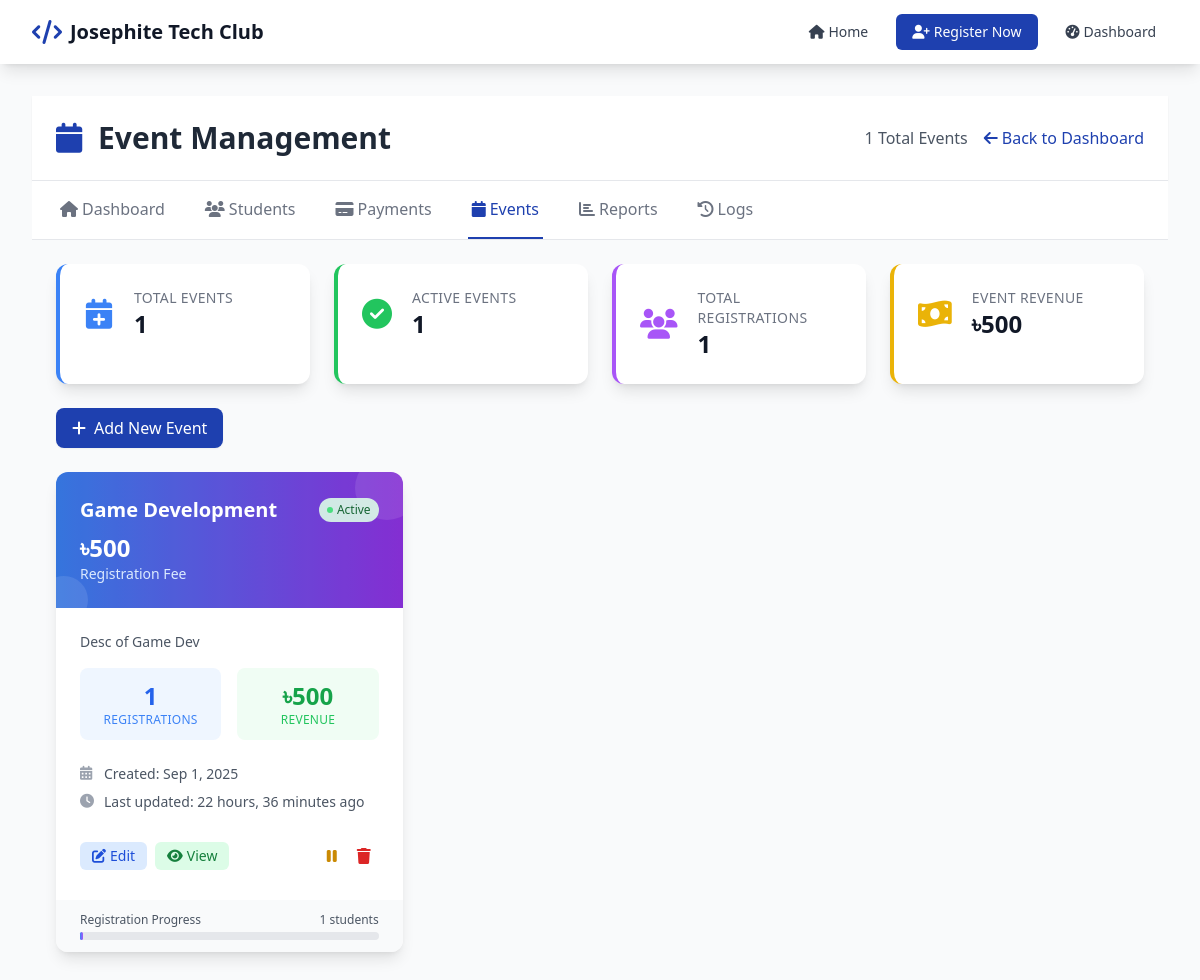
Page /dashboard/events/ (signed in) on the committed database.
### registration/models.py (models this page shows, shortened)
class Event(models.Model):
    name = models.CharField(max_length=200)
    description = models.TextField()
    fee = models.DecimalField(
    max_digits=10,
    decimal_places=2,
    default=500.00,
    validators=[MinValueValidator(Decimal('0.01'))]   # ✅ fixed
    )
    is_active = models.BooleanField(default=True)
    max_participants = models.PositiveIntegerField(null=True, blank=True)
    created_at = models.DateTimeField(auto_now_add=True)
    updated_at = models.DateTimeField(auto_now=True)
    class Meta:
        ordering = ['-created_at']

### registration/admin_views.py (the view)
# urls.py: path('dashboard/events/', admin_views.event_list, name='admin_events'),
@staff_member_required
def event_list(request):
    events = Event.objects.annotate(
        registration_count=Count('student'),
        total_revenue=Sum('student__payments__amount',
                         filter=Q(student__payments__status='SUCCESS'))
    ).order_by('-created_at')
    context = {
        'events': events,
    }
    return render(request, 'admin/event_list.html', context)

### templates/admin/event_list.html (shortened to what this page needs)
{% extends 'base.html' %}
{% block content %}
<div class="min-h-screen bg-gray-50">
    <div class="bg-white shadow-sm border-b">
        <div class="flex items-center justify-between p-6">
            <h1 class="text-3xl font-bold text-gray-800">
                <i class="fas fa-calendar text-primary mr-2"></i>
                Event Management
            </h1>
            <div class="flex items-center space-x-4">
                <span class="text-gray-600">{{ events.count }} Total Events</span>
                <a href="{% url 'admin_dashboard' %}" class="text-primary hover:text-blue-700 transition-colors">
                    <i class="fas fa-arrow-left mr-1"></i>Back to Dashboard
                </a>
            </div>
        </div>
    </div>
    <div class="bg-white border-b">
        <nav class="flex space-x-8 px-6">
            <a href="{% url 'admin_dashboard' %}" class="py-4 px-1 border-b-2 border-transparent text-gray-500 hover:text-gray-700 hover:border-gray-300 transition-colors">
                <i class="fas fa-home mr-1"></i>Dashboard
            </a>
            <a href="{% url 'admin_students' %}" class="py-4 px-1 border-b-2 border-transparent text-gray-500 hover:text-gray-700 hover:border-gray-300 transition-colors">
                <i class="fas fa-users mr-1"></i>Students
            </a>
            <a href="{% url 'admin_payments' %}" class="py-4 px-1 border-b-2 border-transparent text-gray-500 hover:text-gray-700 hover:border-gray-300 transition-colors">
                <i class="fas fa-credit-card mr-1"></i>Payments
            </a>
            <a href="{% url 'admin_events' %}" class="py-4 px-1 border-b-2 border-primary text-primary font-medium">
                <i class="fas fa-calendar mr-1"></i>Events
            </a>
            <a href="{% url 'admin_reports' %}" class="py-4 px-1 border-b-2 border-transparent text-gray-500 hover:text-gray-700 hover:border-gray-300 transition-colors">
                <i class="fas fa-chart-bar mr-1"></i>Reports
            </a>
            <a href="{% url 'admin_logs' %}" class="py-4 px-1 border-b-2 border-transparent text-gray-500 hover:text-gray-700 hover:border-gray-300 transition-colors">
                <i class="fas fa-history mr-1"></i>Logs
            </a>
        </nav>
    </div>
    <div class="grid grid-cols-1 md:grid-cols-4 gap-6 p-6">
        <div class="bg-white rounded-xl shadow-lg p-6 border-l-4 border-blue-500">
            <div class="flex items-center">
                <div class="flex-shrink-0">
                    <i class="fas fa-calendar-plus text-3xl text-blue-500"></i>
                </div>
                <div class="ml-5 w-0 flex-1">
                    <dl>
                        <dt class="text-sm font-medium text-gray-500 uppercase tracking-wide">Total Events</dt>
                        <dd class="text-2xl font-bold text-gray-900">{{ events.count }}</dd>
                    </dl>
                </div>
            </div>
        </div>
        <div class="bg-white rounded-xl shadow-lg p-6 border-l-4 border-green-500">
            <div class="flex items-center">
                <div class="flex-shrink-0">
                    <i class="fas fa-check-circle text-3xl text-green-500"></i>
                </div>
                <div class="ml-5 w-0 flex-1">
                    <dl>
                        <dt class="text-sm font-medium text-gray-500 uppercase tracking-wide">Active Events</dt>
                        <dd class="text-2xl font-bold text-gray-900">
                            {% for event in events %}{% if event.is_active %}{{ forloop.counter }}{% endif %}{% empty %}0{% endfor %}
                        </dd>
                    </dl>
                </div>
            </div>
        </div>
        <div class="bg-white rounded-xl shadow-lg p-6 border-l-4 border-purple-500">
            <div class="flex items-center">
                <div class="flex-shrink-0">
                    <i class="fas fa-users text-3xl text-purple-500"></i>
                </div>
                <div class="ml-5 w-0 flex-1">
                    <dl>
                        <dt class="text-sm font-medium text-gray-500 uppercase tracking-wide">Total Registrations</dt>
                        <dd class="text-2xl font-bold text-gray-900">
                            {% for event in events %}{{ event.registration_count|add:0 }}{% empty %}0{% endfor %}
                        </dd>
                    </dl>
                </div>
            </div>
        </div>
        <div class="bg-white rounded-xl shadow-lg p-6 border-l-4 border-yellow-500">
            <div class="flex items-center">
                <div class="flex-shrink-0">
                    <i class="fas fa-money-bill-wave text-3xl text-yellow-500"></i>
                </div>
                <div class="ml-5 w-0 flex-1">
                    <dl>
                        <dt class="text-sm font-medium text-gray-500 uppercase tracking-wide">Event Revenue</dt>
                        <dd class="text-2xl font-bold text-gray-900">
                            ৳{% for event in events %}{{ event.total_revenue|add:0 }}{% empty %}0{% endfor %}
                        </dd>
                    </dl>
                </div>
            </div>
        </div>
    </div>
    <div class="px-6 mb-6">
        <a href="/admin/registration/event/add/" class="inline-flex items-center px-4 py-2 bg-primary text-white font-medium rounded-lg hover:bg-blue-700 transition-colors shadow-sm">
            <i class="fas fa-plus mr-2"></i>Add New Event
        </a>
    </div>
    <div class="grid grid-cols-1 md:grid-cols-2 lg:grid-cols-3 gap-6 px-6 pb-6">
        {% for event in events %}
        <div class="bg-white rounded-xl shadow-lg overflow-hidden hover:shadow-xl transition-all duration-300 transform hover:scale-105">
            <div class="bg-gradient-to-r from-blue-500 to-purple-600 p-6 text-white relative overflow-hidden">
                <div class="absolute inset-0 bg-black opacity-10"></div>
                <div class="relative z-10">
                    <div class="flex items-center justify-between mb-2">
                        <h3 class="text-xl font-bold truncate">{{ event.name }}</h3>
                        {% if event.is_active %}
                            <span class="inline-flex items-center px-2 py-1 rounded-full text-xs font-medium bg-green-100 text-green-800 bg-opacity-90">
                                <div class="w-1.5 h-1.5 bg-green-400 rounded-full mr-1 animate-pulse"></div>
                                Active
                            </span>
                        {% else %}
                            <span class="inline-flex items-center px-2 py-1 rounded-full text-xs font-medium bg-red-100 text-red-800 bg-opacity-90">
                                <div class="w-1.5 h-1.5 bg-red-400 rounded-full mr-1"></div>
                                Inactive
                            </span>
                        {% endif %}
                    </div>
                    <div class="text-2xl font-bold">৳{{ event.fee|floatformat:0 }}</div>
                    <div class="text-blue-100 text-sm">Registration Fee</div>
                </div>
                <div class="absolute top-0 right-0 -mt-4 -mr-4 w-16 h-16 bg-white opacity-10 rounded-full"></div>
                <div class="absolute bottom-0 left-0 -mb-4 -ml-4 w-12 h-12 bg-white opacity-10 rounded-full"></div>
            </div>
            <div class="p-6">
                <div class="mb-4">
                    <p class="text-gray-600 text-sm line-clamp-3">
                        {{ event.description|truncatechars:120 }}
                    </p>
                </div>
                <div class="grid grid-cols-2 gap-4 mb-6">
                    <div class="bg-blue-50 rounded-lg p-3 text-center">
                        <div class="text-2xl font-bold text-blue-600">{{ event.registration_count|default:0 }}</div>
                        <div class="text-xs text-blue-500 uppercase tracking-wide">Registrations</div>
                    </div>
                    <div class="bg-green-50 rounded-lg p-3 text-center">
                        <div class="text-2xl font-bold text-green-600">৳{{ event.total_revenue|default:0|floatformat:0 }}</div>
                        <div class="text-xs text-green-500 uppercase tracking-wide">Revenue</div>
                    </div>
                </div>
                <div class="space-y-2 mb-6">
                    <div class="flex items-center text-sm text-gray-600">
                        <i class="fas fa-calendar-alt w-4 h-4 mr-2 text-gray-400"></i>
                        <span>Created: {{ event.created_at|date:"M j, Y" }}</span>
                    </div>
                    <div class="flex items-center text-sm text-gray-600">
                        <i class="fas fa-clock w-4 h-4 mr-2 text-gray-400"></i>
                        <span>Last updated: {{ event.created_at|timesince }} ago</span>
                    </div>
                </div>
                <div class="flex items-center justify-between space-x-2">
                    <div class="flex space-x-2">
                        <a href="/admin/registration/event/{{ event.id }}/change/"
                           class="inline-flex items-center px-3 py-1 bg-blue-100 text-blue-700 text-sm font-medium rounded-md hover:bg-blue-200 transition-colors">
                            <i class="fas fa-edit mr-1"></i>Edit
                        </a>
                        <button onclick="viewEventDetails({{ event.id }})"
                                class="inline-flex items-center px-3 py-1 bg-green-100 text-green-700 text-sm font-medium rounded-md hover:bg-green-200 transition-colors">
                            <i class="fas fa-eye mr-1"></i>View
                        </button>
                    </div>
                    <div class="flex items-center space-x-1">
                        {% if event.is_active %}
                        <button onclick="toggleEventStatus({{ event.id }}, false)"
                                class="p-2 text-yellow-600 hover:bg-yellow-50 rounded-md transition-colors" title="Deactivate Event">
                            <i class="fas fa-pause"></i>
                        </button>
                        {% else %}
                        <button onclick="toggleEventStatus({{ event.id }}, true)"
                                class="p-2 text-green-600 hover:bg-green-50 rounded-md transition-colors" title="Activate Event">
                            <i class="fas fa-play"></i>
                        </button>
                        {% endif %}
                        <button onclick="confirmDeleteEvent({{ event.id }}, '{{ event.name }}')"
                                class="p-2 text-red-600 hover:bg-red-50 rounded-md transition-colors" title="Delete Event">
                            <i class="fas fa-trash"></i>
                        </button>
                    </div>
                </div>
            </div>
            {% if event.registration_count > 0 %}
            <div class="bg-gray-50 px-6 py-3">
                <div class="flex items-center justify-between text-xs text-gray-600 mb-1">
                    <span>Registration Progress</span>
                    <span>{{ event.registration_count }} students</span>
                </div>
                <div class="w-full bg-gray-200 rounded-full h-2">
                    <div class="bg-gradient-to-r from-blue-500 to-purple-500 h-2 rounded-full transition-all duration-500"
                         style="width: {% if event.registration_count %}{% widthratio event.registration_count 100 100 %}{% else %}0{% endif %}%;"></div>
                </div>
            </div>
            {% endif %}
        </div>
        {% endfor %}
    </div>
</div>
{% endblock %}

### templates/base.html (shortened to what this page needs)
<!DOCTYPE html>
<html lang="en">
<head>
    <script src="https://cdn.tailwindcss.com"></script>
    <link rel="stylesheet" href="https://cdnjs.cloudflare.com/ajax/libs/font-awesome/6.4.0/css/all.min.css">
</head>
<body class="bg-gray-50 min-h-screen">
    <nav class="bg-white shadow-lg sticky top-0 z-50">
        <div class="max-w-7xl mx-auto px-4 sm:px-6 lg:px-8">
            <div class="flex justify-between items-center h-16">
                <div class="flex items-center">
                    <div class="flex-shrink-0 flex items-center">
                        <i class="fas fa-code text-primary text-2xl mr-2"></i>
                        <span class="font-bold text-xl text-gray-900 hidden sm:block">Josephite Tech Club</span>
                    </div>
                </div>
                <div class="hidden md:flex items-center space-x-4">
                    <a href="{% url 'home' %}" class="text-gray-700 hover:text-primary px-3 py-2 rounded-md text-sm font-medium transition-colors">
                        <i class="fas fa-home mr-1"></i>Home
                    </a>
                    <a href="{% url 'register' %}" class="bg-primary text-white hover:bg-blue-700 px-4 py-2 rounded-md text-sm font-medium transition-colors">
                        <i class="fas fa-user-plus mr-1"></i>Register Now
                    </a>
                    {% if user.is_staff %}
                    <a href="{% url 'admin_dashboard' %}" class="text-gray-700 hover:text-primary px-3 py-2 rounded-md text-sm font-medium transition-colors">
                        <i class="fas fa-tachometer-alt mr-1"></i>Dashboard
                    </a>
                    {% endif %}
                </div>
            </div>
        </div>
    </nav>
    <main class="max-w-7xl mx-auto px-4 sm:px-6 lg:px-8 py-8">
        {% block content %}{% endblock %}
    </main>
</body>
</html>

### rows in the picture
Event: registration_count|add "1", total_revenue|add "500", name "Game Development", is_active True (drawn), fee "500", description "Desc of Game Dev", registration_count "1", total_revenue "500", created_at "Sep 1, 2025", created_at "22 hours, 36 minutes"

### other values in the picture
{{ events.count }} "1"
